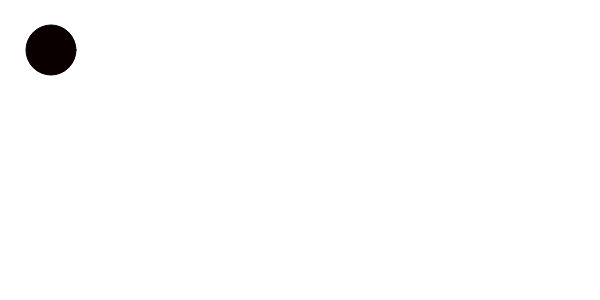
Frame 1 (no input)
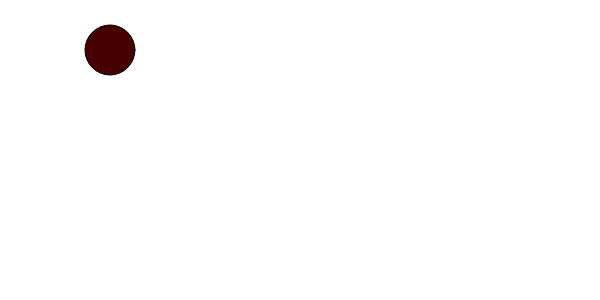
Frame 60 (no input)
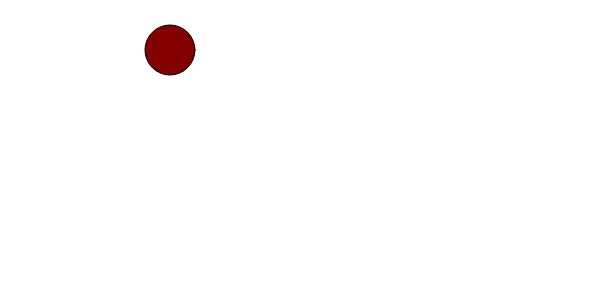
Frame 120 (the mouse pressed at the canvas centre since frame 60)

The p5.js sketch that drew these frames (run headless with seeded random() and noise() and a simulated clock; from frame 60 on, the mouse is pressed at the canvas centre):

// p5.js sketch
// ── sketch.js
var posX, posY; //declaramos variables de posicion 
var r;

function setup() {
  posX= width/2;//valor inicial, al medio del canvas
  posY = height/2;//valor inicial, al medio del canvas
  createCanvas(600, 300);
  r = 10;//valor inicial
}

function draw() {
  background(255);
  
  r = r+1; //en cada loop del draw(), le sumamos 1
  posX = posX +1; //en cada loop del draw(), le sumamos 1
  
  print("valor de r es: " + r); //imprimimos a consola solo para ver el valor actual 
  
  //finalmente dibujamos
  fill(r, 0, 0);
  ellipse (posX, posY, 50, 50);
}
